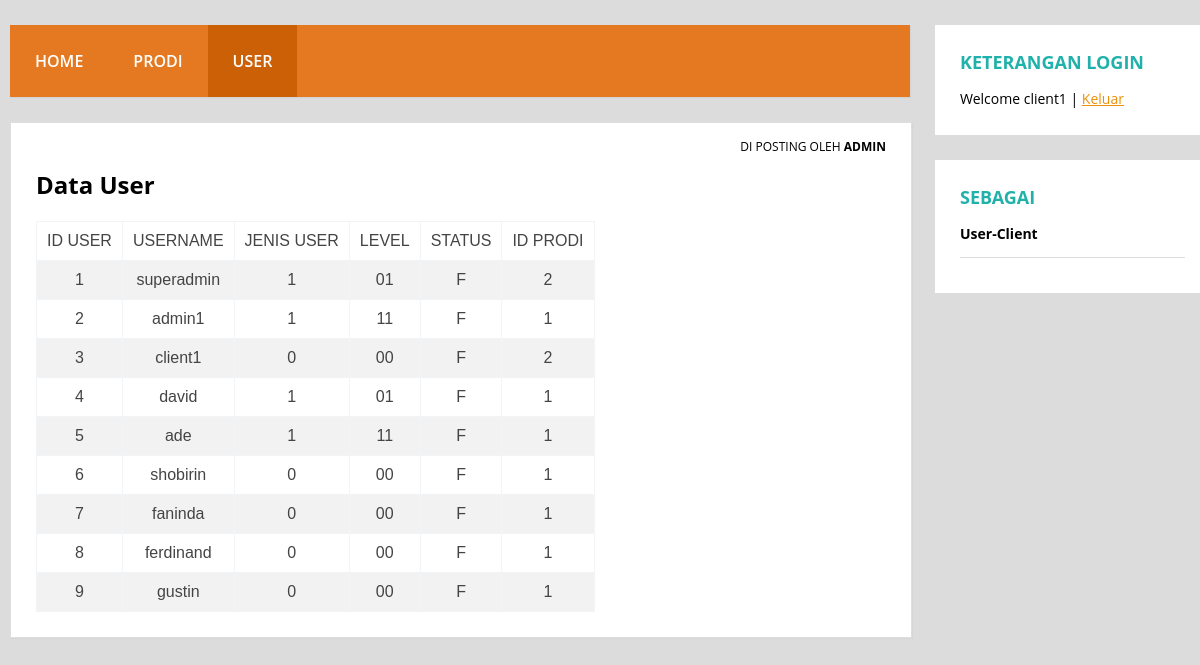
/datauser_client.php (signed in), run on the app's committed database.
### tables this page shows
CREATE TABLE `user` (
  `iduser` int(11) NOT NULL,
  `username` varchar(50) NOT NULL,
  `password` varchar(50) NOT NULL,
  `jenisuser` enum('0','1') NOT NULL DEFAULT '0',
  `level` enum('00','01','11') NOT NULL DEFAULT '00',
  `status` enum('F','T') NOT NULL DEFAULT 'F',
  `idprodi` int(11) NOT NULL DEFAULT '0'
);

### datauser_client.php (the view, shortened to what this page needs)
<html>
<head>
	<link rel="stylesheet" type="text/css" href="css/style.css">
</head>
<body>
	<div class="wrap">
		<nav class="menu">
			<ul>
				<li>
					<a href="user.php">Home</a>
				</li>
				<li>
					<a href="dataprodi_client.php">PRODI</a>
				</li>
				<li>
					<a href="datauser_client.php" class="nav-active">USER</a>
				</li>
			</ul>
		</nav>
		<aside class="sidebar">
			<div class="widget">
				<h2>Keterangan Login</h2>
				<p>
    			<?php echo "Welcome " . $_SESSION['username'] . " | <a href=sistem.php?op=out>Keluar</a>"; ?>
				</p>
			</div>
			<div class="widget">
				<h2>Sebagai</h2>
				<b>
				<p><?php
   					 if ($_SESSION['jenisuser'] == '0') {
   					     $ju = 'User-Client';
 				   } else {
     					 $ju = 'User-Admin';
   					}
   					 echo $ju . '<hr>';
   					 ?></p>
					</div>
					</aside>
		<div class="blog">
			<div class="conteudo">
				<div class="post-info">
					Di Posting Oleh <b>Admin</b>
				</div>
<?php
$hub = open_connection();
$a = @$_GET["a"];
switch ($a) {
	default:
	read_data();
		break;
	}
?>
<?php
function read_data()
{
	global $hub;
	$query = "select * from  user";
	$result = mysqli_query($hub, $query);?>
	<h2>Data User</h2>
	<table border="1" cellpadding="2" class="table1">
		<tr class="re">
			<td>ID USER</td>
			<td>USERNAME</td>
			<td>JENIS USER</td>
			<td>LEVEL</td>
			<td>STATUS</td>
			<td>ID PRODI</td>
		</tr>
<?php while ($row=mysqli_fetch_array($result)) {?>
	<tr>
	<td><?php echo $row['iduser'];?></td>
	<td><?php echo $row['username'];?></td>
	<td><?php echo $row['jenisuser'];?></td>
	<td><?php echo $row['level'];?></td>
	<td><?php echo $row['status'];?></td>
	<td><?php echo $row['idprodi'];?></td>
	</tr>
	<?php } ?>
	</table>
	<?php } ?>
			</div>
		</div>
	</div>
</body>
</html>

### css/style.css (style rules this page uses)
.table1 { font-family: sans-serif; color: #444; border-collapse: collapse; border: 1px solid #f2f5f7; }
.table1, th, td { padding: 10px 10px; text-align: center; }
.table1 tr:nth-child(even) { background-color: #f2f2f2; }
body { background: gainsboro; margin:10; font-family: 'Open Sans', sans-serif; }
hr { border:0; background:#dedede; height:1px; }
.wrap { width: 1200px; margin:25px auto; }
nav.menu ul { overflow:hidden; color:#fff; list-style: none; float:left; padding:0; width: 900px; margin:0 0 0; background: rgb(228, 121, 34); -webkit-box-shadow: 1px 1px 1px 0px rgba(204,204,204,0.55); -moz-box-shadow: 1px 1px 1px 0px rgba(204,204,204,0.55); box-shadow: 1px 1px 1px 0px rgba(204,204,204,0.55); }
nav.menu ul li { margin:0; float:left; }
nav.menu ul a { padding:25px; display:block; font-weight:600; font-size: 16px; color:#fff; text-transform: uppercase; transition: all 0.5s ease; text-decoration: none; }
.nav-active { background: rgb(204, 96, 7); }
.sidebar { float:right; width:275px; }
.sidebar .widget { padding:25px; margin:0 0 25px; background:#fff; border-bottom: 2px solid #fff; transition: all 0.5s ease; }
.sidebar .widget h2 { padding:0; margin:0 0 15px; color: lightseagreen; font-size: 18px; text-transform: uppercase; }
.sidebar .widget p { font-size: 14px; }
.sidebar .widget a { color: rgb(235, 145, 10); }
.sidebar .widget p:last-child { margin:0; }
.blog { float:left; }
.conteudo { width:850px; padding:25px; margin:25px auto; background: #fff; border:1px solid #dedede; -webkit-box-shadow: 1px 1px 1px 0px rgba(204,204,204,0.35); -moz-box-shadow: 1px 1px 1px 0px rgba(204,204,204,0.35); box-shadow: 1px 1px 1px 0px rgba(204,204,204,0.35); }
.post-info { float: right; font-size: 12px; margin: -10px 0 15px; text-transform: uppercase; }

### data on the page
user: iduser "1", username "superadmin", jenisuser "1", level "01", status "F", idprodi "2"
user: iduser "2", username "admin1", jenisuser "1", level "11", status "F", idprodi "1"
user: iduser "3", username "client1", jenisuser "0", level "00", status "F", idprodi "2"
user: iduser "4", username "david", jenisuser "1", level "01", status "F", idprodi "1"
user: iduser "5", username "ade", jenisuser "1", level "11", status "F", idprodi "1"
user: iduser "6", username "shobirin", jenisuser "0", level "00", status "F", idprodi "1"
user: iduser "7", username "faninda", jenisuser "0", level "00", status "F", idprodi "1"
user: iduser "8", username "ferdinand", jenisuser "0", level "00", status "F", idprodi "1"
user: iduser "9", username "gustin", jenisuser "0", level "00", status "F", idprodi "1"

### other printed values
$_SESSION['username'] "client1"
$ju "User-Client"
